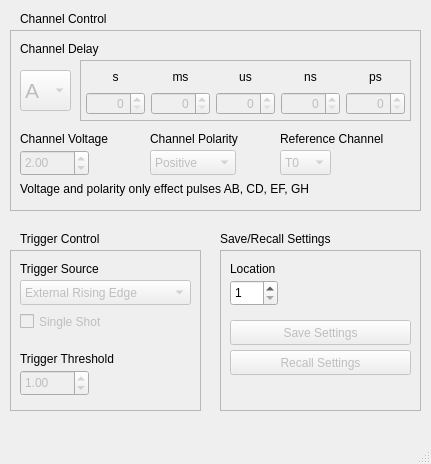
<?xml version="1.0" encoding="UTF-8"?>
<ui version="4.0">
 <class>MainWindow</class>
 <widget class="QMainWindow" name="MainWindow">
  <property name="geometry">
   <rect>
    <x>0</x>
    <y>0</y>
    <width>431</width>
    <height>464</height>
   </rect>
  </property>
  <property name="windowTitle">
   <string>MainWindow</string>
  </property>
  <widget class="QWidget" name="centralwidget">
   <widget class="QLabel" name="label">
    <property name="geometry">
     <rect>
      <x>20</x>
      <y>10</y>
      <width>121</width>
      <height>17</height>
     </rect>
    </property>
    <property name="text">
     <string>Channel Control</string>
    </property>
   </widget>
   <widget class="QFrame" name="frame">
    <property name="geometry">
     <rect>
      <x>10</x>
      <y>30</y>
      <width>411</width>
      <height>181</height>
     </rect>
    </property>
    <property name="frameShape">
     <enum>QFrame::StyledPanel</enum>
    </property>
    <property name="frameShadow">
     <enum>QFrame::Raised</enum>
    </property>
    <widget class="QComboBox" name="channelField">
     <property name="enabled">
      <bool>false</bool>
     </property>
     <property name="geometry">
      <rect>
       <x>10</x>
       <y>40</y>
       <width>51</width>
       <height>41</height>
      </rect>
     </property>
     <property name="font">
      <font>
       <pointsize>16</pointsize>
      </font>
     </property>
     <item>
      <property name="text">
       <string>A</string>
      </property>
     </item>
     <item>
      <property name="text">
       <string>B</string>
      </property>
     </item>
     <item>
      <property name="text">
       <string>C</string>
      </property>
     </item>
     <item>
      <property name="text">
       <string>D</string>
      </property>
     </item>
     <item>
      <property name="text">
       <string>E</string>
      </property>
     </item>
     <item>
      <property name="text">
       <string>F</string>
      </property>
     </item>
     <item>
      <property name="text">
       <string>G</string>
      </property>
     </item>
     <item>
      <property name="text">
       <string>H</string>
      </property>
     </item>
    </widget>
    <widget class="QFrame" name="channelFrame">
     <property name="geometry">
      <rect>
       <x>70</x>
       <y>30</y>
       <width>331</width>
       <height>61</height>
      </rect>
     </property>
     <property name="frameShape">
      <enum>QFrame::StyledPanel</enum>
     </property>
     <property name="frameShadow">
      <enum>QFrame::Raised</enum>
     </property>
     <layout class="QGridLayout" name="gridLayout">
      <property name="leftMargin">
       <number>5</number>
      </property>
      <property name="topMargin">
       <number>2</number>
      </property>
      <property name="rightMargin">
       <number>5</number>
      </property>
      <property name="bottomMargin">
       <number>5</number>
      </property>
      <property name="verticalSpacing">
       <number>2</number>
      </property>
      <item row="1" column="0">
       <widget class="QSpinBox" name="sField">
        <property name="enabled">
         <bool>false</bool>
        </property>
        <property name="alignment">
         <set>Qt::AlignRight|Qt::AlignTrailing|Qt::AlignVCenter</set>
        </property>
        <property name="maximum">
         <number>999</number>
        </property>
        <property name="value">
         <number>0</number>
        </property>
       </widget>
      </item>
      <item row="1" column="3">
       <widget class="QSpinBox" name="nsField">
        <property name="enabled">
         <bool>false</bool>
        </property>
        <property name="alignment">
         <set>Qt::AlignRight|Qt::AlignTrailing|Qt::AlignVCenter</set>
        </property>
        <property name="maximum">
         <number>999</number>
        </property>
        <property name="value">
         <number>0</number>
        </property>
       </widget>
      </item>
      <item row="0" column="0">
       <widget class="QLabel" name="sLabel">
        <property name="text">
         <string>s</string>
        </property>
        <property name="alignment">
         <set>Qt::AlignCenter</set>
        </property>
       </widget>
      </item>
      <item row="0" column="3">
       <widget class="QLabel" name="nsLabel">
        <property name="text">
         <string>ns</string>
        </property>
        <property name="alignment">
         <set>Qt::AlignCenter</set>
        </property>
       </widget>
      </item>
      <item row="0" column="4">
       <widget class="QLabel" name="psLabel">
        <property name="text">
         <string>ps</string>
        </property>
        <property name="alignment">
         <set>Qt::AlignCenter</set>
        </property>
       </widget>
      </item>
      <item row="1" column="1">
       <widget class="QSpinBox" name="msField">
        <property name="enabled">
         <bool>false</bool>
        </property>
        <property name="alignment">
         <set>Qt::AlignRight|Qt::AlignTrailing|Qt::AlignVCenter</set>
        </property>
        <property name="maximum">
         <number>999</number>
        </property>
        <property name="value">
         <number>0</number>
        </property>
       </widget>
      </item>
      <item row="1" column="4">
       <widget class="QSpinBox" name="psField">
        <property name="enabled">
         <bool>false</bool>
        </property>
        <property name="alignment">
         <set>Qt::AlignRight|Qt::AlignTrailing|Qt::AlignVCenter</set>
        </property>
        <property name="maximum">
         <number>999</number>
        </property>
        <property name="value">
         <number>0</number>
        </property>
       </widget>
      </item>
      <item row="1" column="2">
       <widget class="QSpinBox" name="usField">
        <property name="enabled">
         <bool>false</bool>
        </property>
        <property name="alignment">
         <set>Qt::AlignRight|Qt::AlignTrailing|Qt::AlignVCenter</set>
        </property>
        <property name="maximum">
         <number>999</number>
        </property>
        <property name="value">
         <number>0</number>
        </property>
       </widget>
      </item>
      <item row="0" column="2">
       <widget class="QLabel" name="usLabel">
        <property name="text">
         <string>us</string>
        </property>
        <property name="alignment">
         <set>Qt::AlignCenter</set>
        </property>
       </widget>
      </item>
      <item row="0" column="1">
       <widget class="QLabel" name="msLabel">
        <property name="text">
         <string>ms</string>
        </property>
        <property name="alignment">
         <set>Qt::AlignCenter</set>
        </property>
       </widget>
      </item>
     </layout>
    </widget>
    <widget class="QLabel" name="delayLabel">
     <property name="geometry">
      <rect>
       <x>10</x>
       <y>10</y>
       <width>121</width>
       <height>17</height>
      </rect>
     </property>
     <property name="text">
      <string>Channel Delay</string>
     </property>
    </widget>
    <widget class="QDoubleSpinBox" name="voltageField">
     <property name="enabled">
      <bool>false</bool>
     </property>
     <property name="geometry">
      <rect>
       <x>10</x>
       <y>120</y>
       <width>69</width>
       <height>26</height>
      </rect>
     </property>
     <property name="minimum">
      <double>0.500000000000000</double>
     </property>
     <property name="maximum">
      <double>5.000000000000000</double>
     </property>
     <property name="value">
      <double>2.000000000000000</double>
     </property>
    </widget>
    <widget class="QLabel" name="voltageLabel">
     <property name="geometry">
      <rect>
       <x>10</x>
       <y>100</y>
       <width>121</width>
       <height>17</height>
      </rect>
     </property>
     <property name="text">
      <string>Channel Voltage</string>
     </property>
    </widget>
    <widget class="QLabel" name="polarityLabel">
     <property name="geometry">
      <rect>
       <x>140</x>
       <y>100</y>
       <width>121</width>
       <height>17</height>
      </rect>
     </property>
     <property name="text">
      <string>Channel Polarity</string>
     </property>
    </widget>
    <widget class="QComboBox" name="polarityField">
     <property name="enabled">
      <bool>false</bool>
     </property>
     <property name="geometry">
      <rect>
       <x>140</x>
       <y>120</y>
       <width>86</width>
       <height>25</height>
      </rect>
     </property>
     <property name="currentIndex">
      <number>1</number>
     </property>
     <item>
      <property name="text">
       <string>Negative</string>
      </property>
     </item>
     <item>
      <property name="text">
       <string>Positive</string>
      </property>
     </item>
    </widget>
    <widget class="QComboBox" name="referenceField">
     <property name="enabled">
      <bool>false</bool>
     </property>
     <property name="geometry">
      <rect>
       <x>270</x>
       <y>120</y>
       <width>51</width>
       <height>25</height>
      </rect>
     </property>
     <item>
      <property name="text">
       <string>T0</string>
      </property>
     </item>
     <item>
      <property name="text">
       <string>A</string>
      </property>
     </item>
     <item>
      <property name="text">
       <string>B</string>
      </property>
     </item>
     <item>
      <property name="text">
       <string>C</string>
      </property>
     </item>
     <item>
      <property name="text">
       <string>D</string>
      </property>
     </item>
     <item>
      <property name="text">
       <string>E</string>
      </property>
     </item>
     <item>
      <property name="text">
       <string>F</string>
      </property>
     </item>
     <item>
      <property name="text">
       <string>G</string>
      </property>
     </item>
     <item>
      <property name="text">
       <string>H</string>
      </property>
     </item>
    </widget>
    <widget class="QLabel" name="referenceLabel">
     <property name="geometry">
      <rect>
       <x>270</x>
       <y>100</y>
       <width>131</width>
       <height>17</height>
      </rect>
     </property>
     <property name="text">
      <string>Reference Channel</string>
     </property>
    </widget>
    <widget class="QLabel" name="label_2">
     <property name="geometry">
      <rect>
       <x>10</x>
       <y>150</y>
       <width>391</width>
       <height>17</height>
      </rect>
     </property>
     <property name="text">
      <string>Voltage and polarity only effect pulses AB, CD, EF, GH</string>
     </property>
    </widget>
   </widget>
   <widget class="QFrame" name="triggerFrame">
    <property name="geometry">
     <rect>
      <x>10</x>
      <y>250</y>
      <width>191</width>
      <height>161</height>
     </rect>
    </property>
    <property name="frameShape">
     <enum>QFrame::StyledPanel</enum>
    </property>
    <property name="frameShadow">
     <enum>QFrame::Raised</enum>
    </property>
    <widget class="QComboBox" name="sourceField">
     <property name="enabled">
      <bool>false</bool>
     </property>
     <property name="geometry">
      <rect>
       <x>10</x>
       <y>30</y>
       <width>171</width>
       <height>25</height>
      </rect>
     </property>
     <property name="currentIndex">
      <number>1</number>
     </property>
     <item>
      <property name="text">
       <string>Internal</string>
      </property>
     </item>
     <item>
      <property name="text">
       <string>External Rising Edge</string>
      </property>
     </item>
     <item>
      <property name="text">
       <string>External Falling Edge</string>
      </property>
     </item>
    </widget>
    <widget class="QLabel" name="sourceLabel">
     <property name="geometry">
      <rect>
       <x>10</x>
       <y>10</y>
       <width>171</width>
       <height>17</height>
      </rect>
     </property>
     <property name="text">
      <string>Trigger Source</string>
     </property>
    </widget>
    <widget class="QCheckBox" name="singleCheck">
     <property name="enabled">
      <bool>false</bool>
     </property>
     <property name="geometry">
      <rect>
       <x>10</x>
       <y>60</y>
       <width>171</width>
       <height>23</height>
      </rect>
     </property>
     <property name="text">
      <string>Single Shot</string>
     </property>
    </widget>
    <widget class="QLabel" name="thresholdLabel">
     <property name="geometry">
      <rect>
       <x>10</x>
       <y>100</y>
       <width>171</width>
       <height>17</height>
      </rect>
     </property>
     <property name="text">
      <string>Trigger Threshold</string>
     </property>
    </widget>
    <widget class="QDoubleSpinBox" name="thresholdField">
     <property name="enabled">
      <bool>false</bool>
     </property>
     <property name="geometry">
      <rect>
       <x>10</x>
       <y>120</y>
       <width>69</width>
       <height>26</height>
      </rect>
     </property>
     <property name="value">
      <double>1.000000000000000</double>
     </property>
    </widget>
   </widget>
   <widget class="QLabel" name="triggerLabel">
    <property name="geometry">
     <rect>
      <x>20</x>
      <y>230</y>
      <width>121</width>
      <height>17</height>
     </rect>
    </property>
    <property name="text">
     <string>Trigger Control</string>
    </property>
   </widget>
   <widget class="QFrame" name="recallFrame">
    <property name="geometry">
     <rect>
      <x>220</x>
      <y>250</y>
      <width>201</width>
      <height>161</height>
     </rect>
    </property>
    <property name="frameShape">
     <enum>QFrame::StyledPanel</enum>
    </property>
    <property name="frameShadow">
     <enum>QFrame::Raised</enum>
    </property>
    <widget class="QSpinBox" name="locationField">
     <property name="geometry">
      <rect>
       <x>10</x>
       <y>30</y>
       <width>48</width>
       <height>26</height>
      </rect>
     </property>
     <property name="minimum">
      <number>1</number>
     </property>
     <property name="maximum">
      <number>9</number>
     </property>
    </widget>
    <widget class="QLabel" name="locationLabel">
     <property name="geometry">
      <rect>
       <x>10</x>
       <y>10</y>
       <width>67</width>
       <height>17</height>
      </rect>
     </property>
     <property name="text">
      <string>Location</string>
     </property>
    </widget>
    <widget class="QPushButton" name="saveButton">
     <property name="enabled">
      <bool>false</bool>
     </property>
     <property name="geometry">
      <rect>
       <x>10</x>
       <y>70</y>
       <width>181</width>
       <height>25</height>
      </rect>
     </property>
     <property name="text">
      <string>Save Settings</string>
     </property>
    </widget>
    <widget class="QPushButton" name="recallButton">
     <property name="enabled">
      <bool>false</bool>
     </property>
     <property name="geometry">
      <rect>
       <x>10</x>
       <y>100</y>
       <width>181</width>
       <height>25</height>
      </rect>
     </property>
     <property name="text">
      <string>Recall Settings</string>
     </property>
    </widget>
   </widget>
   <widget class="QLabel" name="saveLabel">
    <property name="geometry">
     <rect>
      <x>220</x>
      <y>230</y>
      <width>151</width>
      <height>17</height>
     </rect>
    </property>
    <property name="text">
     <string>Save/Recall Settings</string>
    </property>
   </widget>
  </widget>
  <widget class="QMenuBar" name="menubar">
   <property name="geometry">
    <rect>
     <x>0</x>
     <y>0</y>
     <width>431</width>
     <height>22</height>
    </rect>
   </property>
  </widget>
  <widget class="QStatusBar" name="statusbar"/>
 </widget>
 <resources/>
 <connections/>
</ui>
